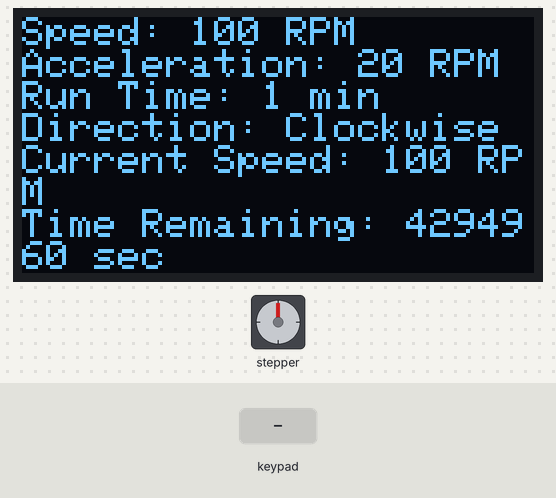
Recording of a sketch running on a simulated Arduino Uno, built with avr-gcc and run on an emulated ATmega328P. Parts: stepper motor, 128×64 one-colour display. Wiring (inferred from the names in the program): stepper motor driver (200 steps per turn assumed): step pin 2; direction pin 3. The test bench sets the inputs (shaded band).

Above: at 1.2 s.
1.3 s: key 'A' pressed
At 2.1 s:
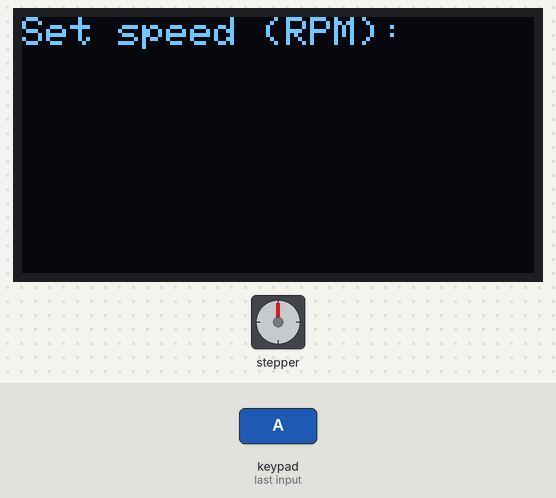
2.8 s: keypad keys 8 9 1 0 1 1 # pressed 0.4 s apart
At 5.58 s:
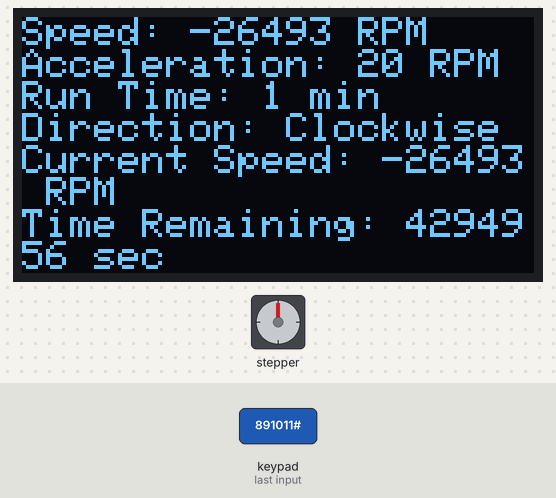
Timing chart, 0 to 7.1 s (numbered marks = the images above; inputs shaded):
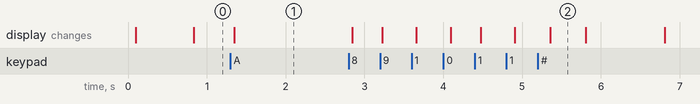

Measured:
- after the input at 1.3 s, the display: changes after 0.05 s (image 1)
- after the input at 2.8 s, the display: first changes at once (image 2 shows a later state)

The sketch:

system_1.0.ino
```cpp
#include <Wire.h>
#include <Adafruit_GFX.h>
#include <Adafruit_SSD1306.h>
#include <Keypad.h>
#include <AccelStepper.h>

// Define the pins for the TB6600 driver
#define PUL_PIN 2
#define DIR_PIN 3

// Define the keypad layout
const byte ROWS = 4;
const byte COLS = 4;
char keys[ROWS][COLS] = {
  {'1','2','3','A'},
  {'4','5','6','B'},
  {'7','8','9','C'},
  {'*','0','#','D'}
};
byte rowPins[ROWS] = {8, 9, 10, 11};
byte colPins[COLS] = {4, 5, 6, 7};

// Initialize the keypad and display
Keypad keypad = Keypad(makeKeymap(keys), rowPins, colPins, ROWS, COLS);
Adafruit_SSD1306 display(128, 64, &Wire, -1);

// Motor parameters
int speed = 100;            // Default speed in RPM
int acceleration = 20;      // Default acceleration in RPM
int runTime = 60;           // Default run time in seconds
bool clockwise = true;      // Default rotation direction

// Variables for timing
unsigned long startTime;
unsigned long currentTime;
unsigned long elapsedTime;

// Create an instance of AccelStepper
AccelStepper stepper(AccelStepper::DRIVER, PUL_PIN, DIR_PIN);

// Function prototypes
void updateDisplay();
void startMotor();
void stopMotor();
void resetSettings();

void setup() {
  stepper.setMaxSpeed(speed);
  stepper.setAcceleration(acceleration);

  pinMode(PUL_PIN, OUTPUT);
  pinMode(DIR_PIN, OUTPUT);
  digitalWrite(DIR_PIN, clockwise ? HIGH : LOW);

  display.begin(SSD1306_SWITCHCAPVCC, 0x3C);
  display.clearDisplay();
  display.setTextColor(WHITE);
  display.setTextSize(2);
  display.setCursor(0, 0);
  display.println("Stirring System");
  display.setTextSize(1);
  display.println("V1.0.0");
  display.display();
}

void loop() {
  char key = keypad.getKey();

  if (key) {
    switch (key) {
      case 'A':
        display.clearDisplay();
        display.setCursor(0, 0);
        display.print("Set speed (RPM): ");
        display.display();
        delay(100);
        String speedStr = "";
        while (key != '#') {
          key = keypad.getKey();
          if (key >= '0' && key <= '9') {
            speedStr += key;
            display.setCursor(0, 20);
            display.print("                ");  // Clear the previous value
            display.setCursor(0, 20);
            display.print(speedStr);
            display.display();
          }
        }
        speed = speedStr.toInt();
        stepper.setMaxSpeed(speed);
        updateDisplay();
        break;

      case 'B':
        display.clearDisplay();
        display.setCursor(0, 0);
        display.println("Set run time:");
        display.println("1) Minutes");
        display.println("2) Seconds");
        display.display();
        delay(100);
        key = keypad.getKey();
        if (key == '1') {
          display.clearDisplay();
          display.setCursor(0, 0);
          display.print("Set run time (min): ");
          display.display();
          delay(100);
          String timeStr = "";
          while (key != '#') {
            key = keypad.getKey();
            if (key >= '0' && key <= '9') {
              timeStr += key;
              display.setCursor(0, 20);
              display.print("                ");  // Clear the previous value
              display.setCursor(0, 20);
              display.print(timeStr);
              display.display();
            }
          }
          runTime = timeStr.toInt() * 60;
        } else if (key == '2') {
          display.clearDisplay();
          display.setCursor(0, 0);
          display.print("Set run time (sec): ");
          display.display();
          delay(100);
          String timeStr = "";
          while (key != '#') {
            key = keypad.getKey();
            if (key >= '0' && key <= '9') {
              timeStr += key;
              display.setCursor(0, 20);
              display.print("                ");  // Clear the previous value
              display.setCursor(0, 20);
              display.print(timeStr);
              display.display();
            }
          }
          runTime = timeStr.toInt();
        }
        updateDisplay();
        break;

      case 'C':
        display.clearDisplay();
        display.setCursor(0, 0);
        display.print("Set acceleration (RPM): ");
        display.display();
        delay(100);
        String accelStr = "";
        while (key != '#') {
          key = keypad.getKey();
          if (key >= '0' && key <= '9') {
            accelStr += key;
            display.setCursor(0, 20);
            display.print("                ");  // Clear the previous value
            display.setCursor(0, 20);
            display.print(accelStr);
            display.display();
          }
        }
        acceleration = accelStr.toInt();
        stepper.setAcceleration(acceleration);
        updateDisplay();
        break;

      case 'D':
        display.clearDisplay();
        display.setCursor(0, 0);
        display.println("Rotation:");
        display.println("1) Clockwise");
        display.println("2) Counter-Clockwise");
        display.display();
        delay(100);
        key = keypad.getKey();
        if (key == '1') {
          clockwise = true;
        } else if (key == '2') {
          clockwise = false;
        }
        digitalWrite(DIR_PIN, clockwise ? HIGH : LOW);
        updateDisplay();
        break;

      case '#':
        startMotor();
        break;

      case '*':
        stopMotor();
        resetSettings();
        updateDisplay();
        break;
    }
  }

  currentTime = millis();
  elapsedTime = currentTime - startTime;

  if (elapsedTime >= runTime * 1000) {
    stopMotor();
  }

  stepper.run();
  updateDisplay();
}

void updateDisplay() {
  display.clearDisplay();
  display.setCursor(0, 0);
  display.print("Speed: ");
  display.print(speed);
  display.println(" RPM");
  display.print("Acceleration: ");
  display.print(acceleration);
  display.println(" RPM");
  display.print("Run Time: ");
  display.print(runTime / 60);
  display.println(" min");
  display.print("Direction: ");
  display.println(clockwise ? "Clockwise" : "Counter-Clockwise");
  display.print("Current Speed: ");
  display.print(elapsedTime < runTime * 1000 ? speed : 0);
  display.println(" RPM");
  display.print("Time Remaining: ");
  display.print((runTime * 1000 - elapsedTime) / 1000);
  display.println(" sec");
  display.display();
}

void startMotor() {
  startTime = millis();
  stepper.setSpeed(speed * (clockwise ? 1 : -1));
  stepper.runSpeedToPosition();
}

void stopMotor() {
  stepper.stop();
  stepper.setSpeed(0);
}

void resetSettings() {
  speed = 100;
  acceleration = 20;
  runTime = 60;
  clockwise = true;
}
```
